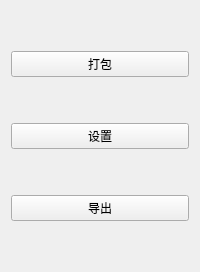
     <widget class="QWidget" name="btns_widget" native="true">
      <layout class="QVBoxLayout" name="verticalLayout">
       <item>
        <spacer name="verticalSpacer_3">
         <property name="orientation">
          <enum>Qt::Vertical</enum>
         </property>
         <property name="sizeHint" stdset="0">
          <size>
           <width>20</width>
           <height>40</height>
          </size>
         </property>
        </spacer>
       </item>
       <item>
        <widget class="QPushButton" name="pack_btn">
         <property name="text">
          <string>打包</string>
         </property>
        </widget>
       </item>
       <item>
        <spacer name="verticalSpacer">
         <property name="orientation">
          <enum>Qt::Vertical</enum>
         </property>
         <property name="sizeHint" stdset="0">
          <size>
           <width>20</width>
           <height>40</height>
          </size>
         </property>
        </spacer>
       </item>
       <item>
        <widget class="QPushButton" name="settings_btn">
         <property name="text">
          <string>设置</string>
         </property>
        </widget>
       </item>
       <item>
        <spacer name="verticalSpacer_2">
         <property name="orientation">
          <enum>Qt::Vertical</enum>
         </property>
         <property name="sizeHint" stdset="0">
          <size>
           <width>20</width>
           <height>40</height>
          </size>
         </property>
        </spacer>
       </item>
       <item>
        <widget class="QPushButton" name="export_btn">
         <property name="text">
          <string>导出</string>
         </property>
         <property name="shortcut">
          <string>Ctrl+S</string>
         </property>
        </widget>
       </item>
       <item>
        <spacer name="verticalSpacer_4">
         <property name="orientation">
          <enum>Qt::Vertical</enum>
         </property>
         <property name="sizeHint" stdset="0">
          <size>
           <width>20</width>
           <height>40</height>
          </size>
         </property>
        </spacer>
       </item>
      </layout>
     </widget>
